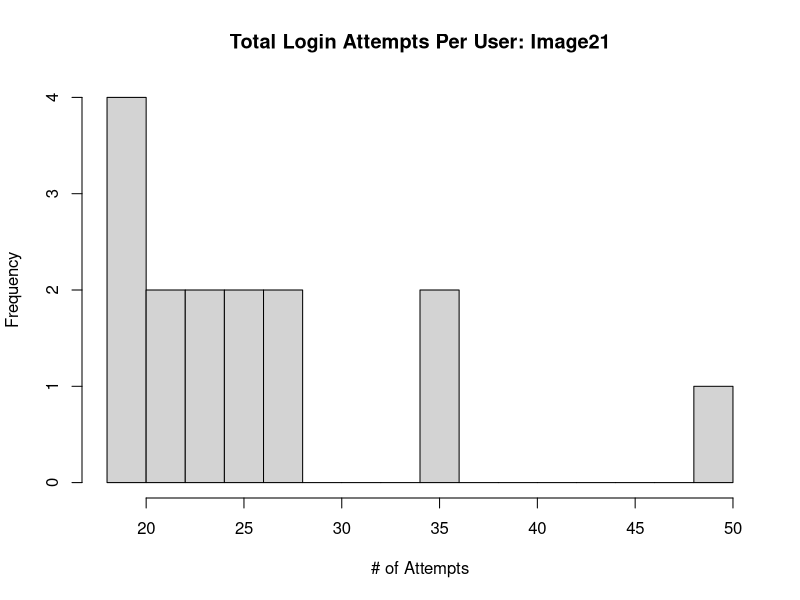
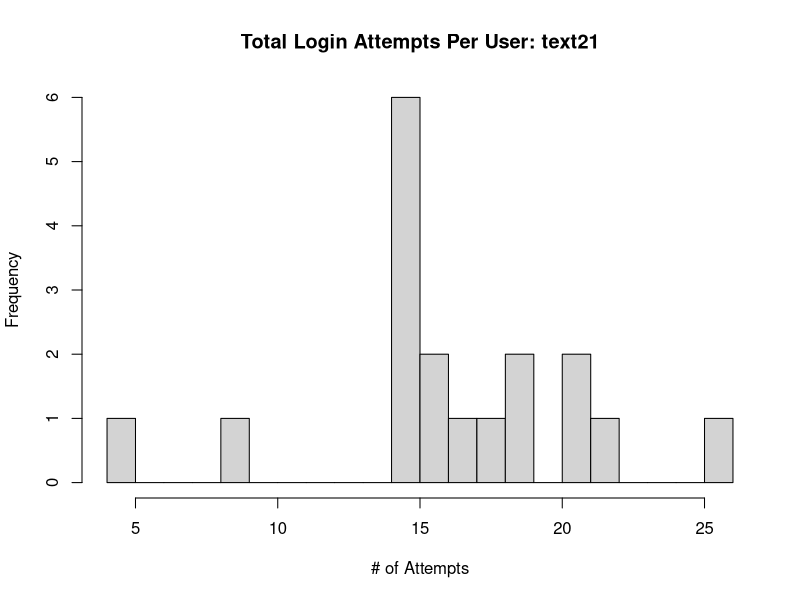
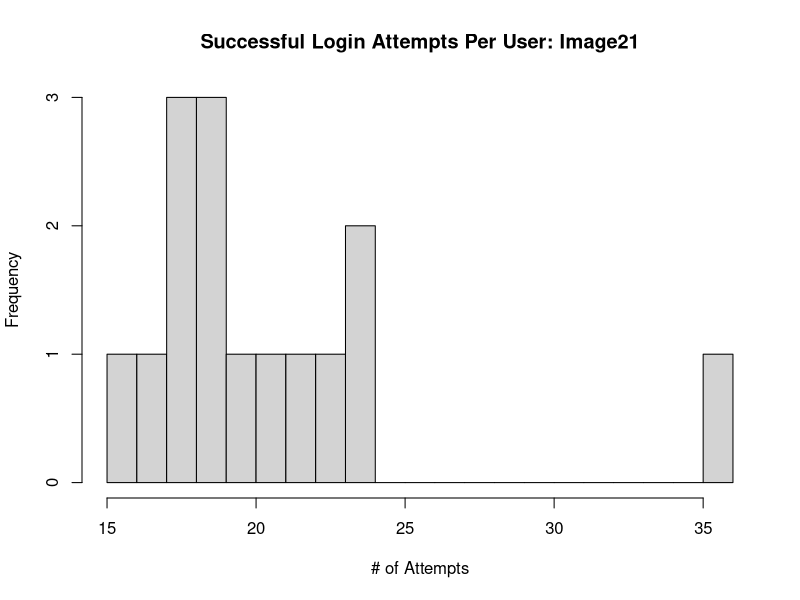
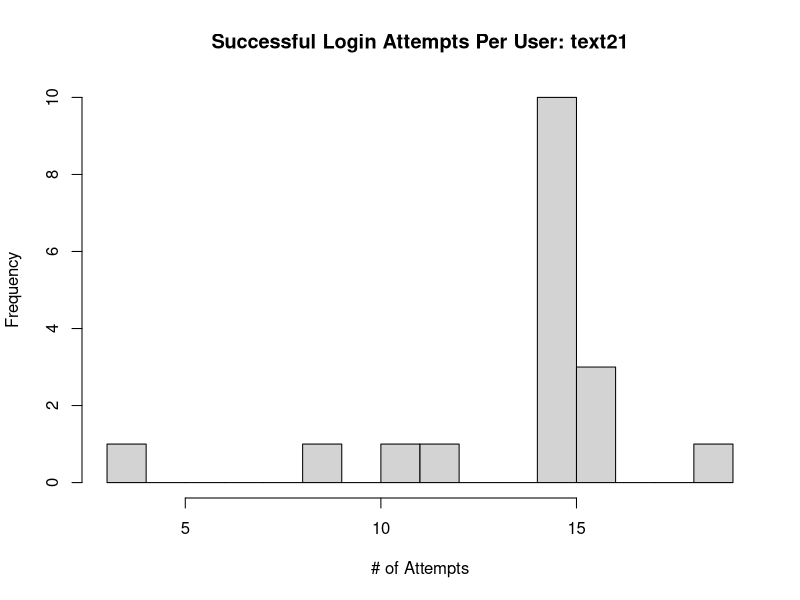
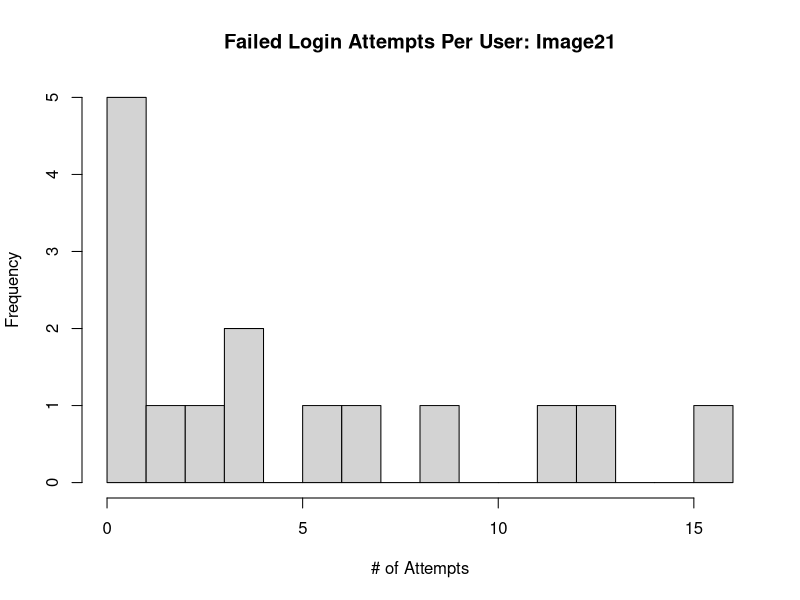
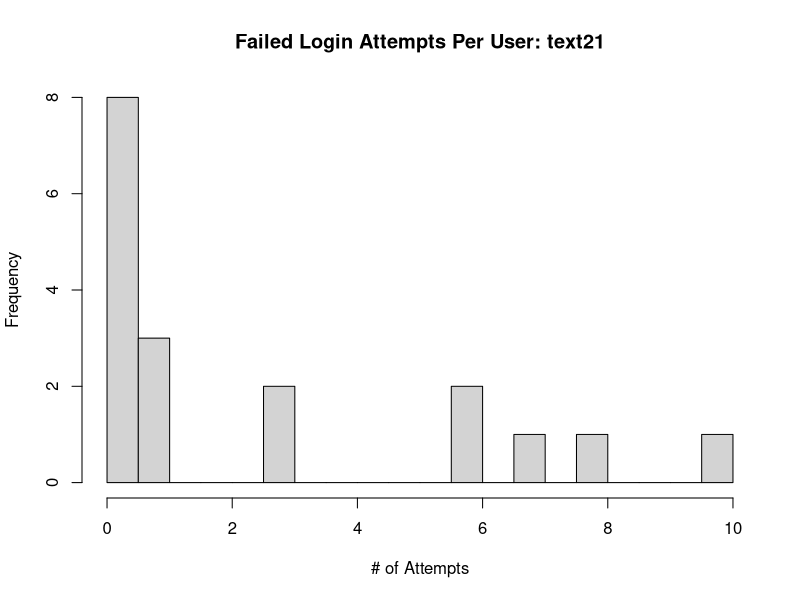
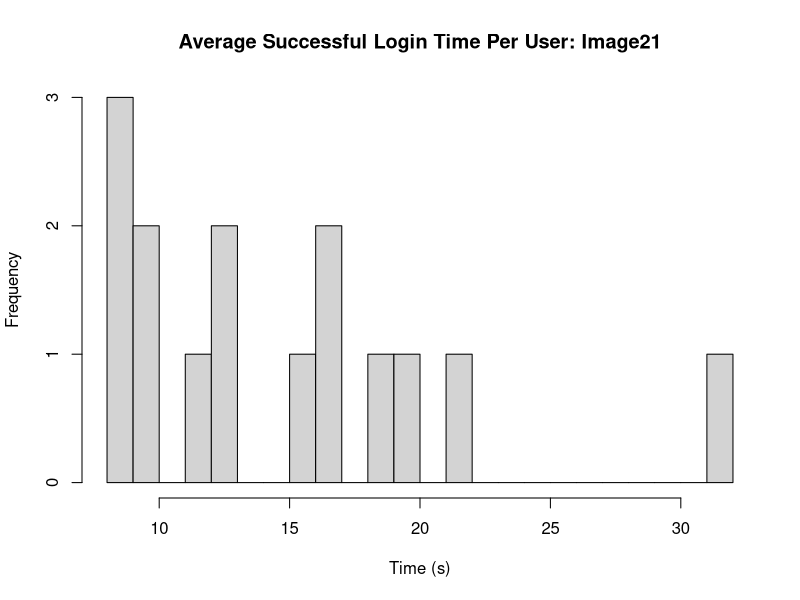
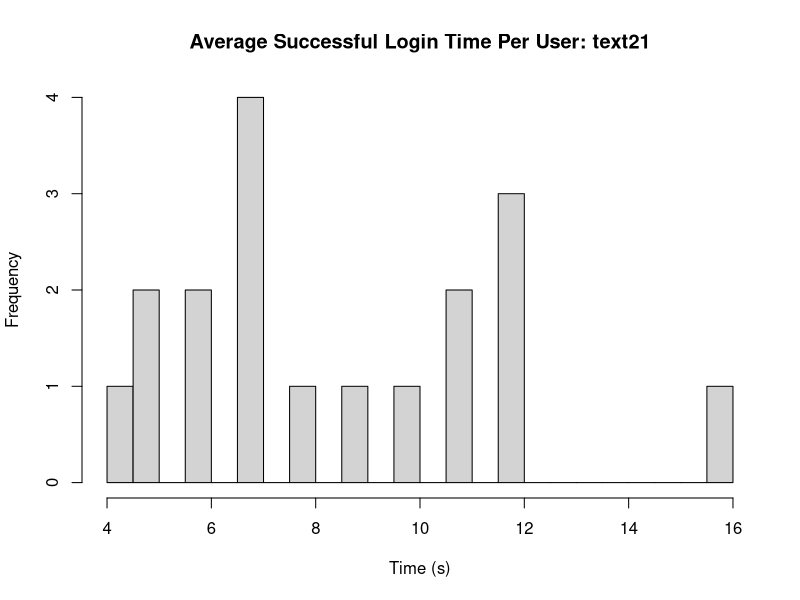

These charts were generated, in order, by the following R code:
# create data frame from csv data
tab = read.csv("data.csv", header = TRUE)
#create seperate data frames for each password scheme
imageTable <- tab[tab$Scheme == "Image21", ]
textTable <- tab[tab$Scheme == "text21", ]
#create histograms for login attempts, for each password scheme
imageTotalHistogram = hist(imageTable$NumLogins,main="Total Login Attempts Per User: Image21",xlab="# of Attempts", breaks=20)
textTotalHistogram = hist(textTable$NumLogins,main="Total Login Attempts Per User: text21",xlab="# of Attempts", breaks=20)
imageSuccessfulHistogram = hist(imageTable$NumSuccessful,main="Successful Login Attempts Per User: Image21",xlab="# of Attempts", breaks=20)
textSuccessfulHistogram = hist(textTable$NumSuccessful,main="Successful Login Attempts Per User: text21",xlab="# of Attempts", breaks=20)
imageFailedHistogram = hist(imageTable$NumFailed,main="Failed Login Attempts Per User: Image21", xlab="# of Attempts",breaks=20)
textFailedHistogram = hist(textTable$NumFailed,main="Failed Login Attempts Per User: text21", xlab="# of Attempts",breaks=20)
#create histograms for login time for each password scheme
imageSuccessTimeHistogram = hist(imageTable$SuccessTime,main="Average Successful Login Time Per User: Image21",xlab="Time (s)", breaks=20)      
textSuccessTimeHistogram = hist(textTable$SuccessTime,main="Average Successful Login Time Per User: text21",xlab="Time (s)", breaks=20)
imageFailedTimeHistogram = hist(imageTable$FailedTime,main="Average Failed Login Time Per User: Image21",xlab="Time (s)", breaks=20)
textFailedTimeHistogram = hist(textTable$FailedTime, main="Average Failed Login Time Per User: text21",xlab="Time (s)",breaks=20)
#create boxplots for login time, with both password schemes on the same graph.
groupedSuccessBoxplot <- boxplot(tab$SuccessTime ~ tab$Scheme, main="Successful Login Time", names=c("Image21", "Text21"), xlab="Login Scheme", ylab="Time (s)")
groupedFailedBoxplot <- boxplot(tab$FailedTime ~ tab$Scheme, main="Failed Login Time", names=c("Image21", "text21"), xlab="Login Scheme",ylab="Time (s)")


